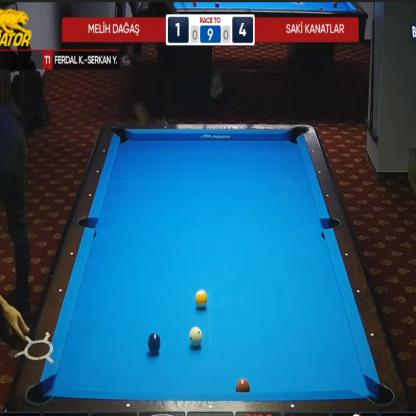
#> input picture proj/datasets/extra-1/Pool-Billiard-1/test/399_sct-mon1_170x250_850x560_png.rf.9acf12549b4d644028ea29785ecbe537.jpg, 416 x 416 px
$ python -i pre_processor.py   (imports and definitions only)
#> lines starting #> are read from the running program, lines starting #| are printed output that depends on the picture; after the words box and inside, x2 and y2 are one past the last pixel; in counts of white or black regions, pixels touching at a corner belong together
import os
import cv2
from pathlib import Path
from ultralytics import YOLO
import json
import numpy as np

SCRIPT_DIR = Path(__file__).resolve().parent
BASE_DIR = SCRIPT_DIR.parent

env_preprocessing = os.getenv("PRE_PROCESSING")
if env_preprocessing:
    PRE_PROCESSING = env_preprocessing.split(",")
else:
    PRE_PROCESSING = []

model_path = "../task_2.0/pool_table_detector_best.pt"
dataset_catalog = "../datasets/task2/parsed_dataset_catalog.json"
# [31 lines not run here, left out]


def get_table_reference_points(image_rgb):
    img_h, img_w = image_rgb.shape[:2]
#> img_h = 416; img_w = 416

    blurred = cv2.GaussianBlur(image_rgb, (7, 7), 0)
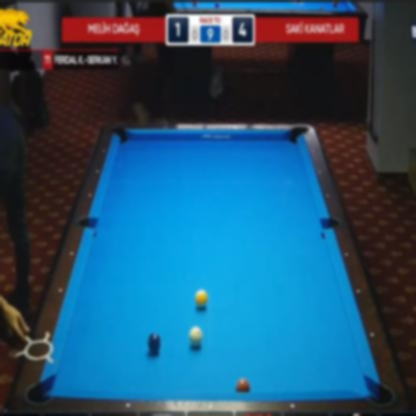
#> blurred: shape (416, 416, 3); mean R, G, B 37, 84.1, 111.7
    hsv = cv2.cvtColor(blurred, cv2.COLOR_RGB2HSV)
#> hsv: shape (416, 416, 3); mean H, S, V 78.1, 151.3, 122.8

    cx, cy = img_w // 2, img_h // 2
#> cx = 208; cy = 208

    # 1. DOMINANT COLOR SAMPLING (Histogram Approach)
    # Grab a large central chunk of the image (30% width and height)
    patch_h = int(img_h * 0.15)
#> patch_h = 62
    patch_w = int(img_w * 0.15)
#> patch_w = 62
    center_patch = hsv[cy - patch_h : cy + patch_h, cx - patch_w : cx + patch_w]
#> center_patch: shape (124, 124, 3); mean H, S, V 100.4, 246.7, 224.3

    # Filter out dark shadows or bright glares (Saturation > 30, Value > 30)
    # This ensures we are looking at actual colors, not white balls or black shadows.
    mask_valid_colors = (center_patch[:, :, 1] > 30) & (center_patch[:, :, 2] > 30)
#> mask_valid_colors: shape (124, 124) bool; every value is 1
    valid_pixels = center_patch[mask_valid_colors]

    # Fallback just in case the center is completely greyscale
    if len(valid_pixels) < 100:
        valid_pixels = center_patch.reshape(-1, 3)

    # Calculate a histogram of the HUE channel (0-179 in OpenCV)
    hue_hist, _ = np.histogram(valid_pixels[:, 0], bins=180, range=(0, 180))
#> hue_hist = 180 values, max 5500 at index 99, min 0 at index 0, mean 85.42

    # The absolute peak of the histogram is our dominant cloth color!
    peak_hue = int(np.argmax(hue_hist))
#> peak_hue = 99

    # Get the median saturation and value for pixels that match this dominant hue
    # (Handling wraparound isn't strictly necessary for green/blue tables, but good practice)
    cloth_pixels = valid_pixels[np.abs(valid_pixels[:, 0].astype(int) - peak_hue) <= 12]
    if len(cloth_pixels) > 0:
        s_med = int(np.median(cloth_pixels[:, 1]))
#> s_med = 247
        v_med = int(np.median(cloth_pixels[:, 2]))
#> v_med = 228
    else:
        s_med = int(np.median(valid_pixels[:, 1]))
        v_med = int(np.median(valid_pixels[:, 2]))

    # Create a tight boundary around the dominant cloth color
    lower_bound = (max(0, peak_hue - 12), max(30, s_med - 60), max(30, v_med - 60))
#> lower_bound = (87, 187, 168)
    upper_bound = (min(180, peak_hue + 12), 255, 255)
#> upper_bound = (111, 255, 255)

    raw_cloth_mask = cv2.inRange(hsv, lower_bound, upper_bound)
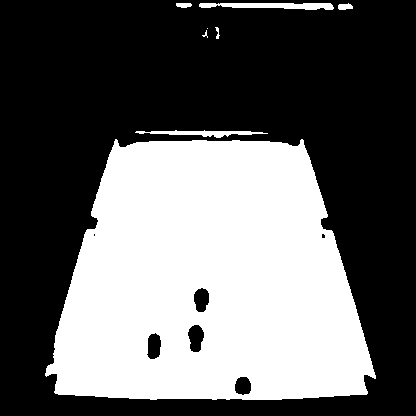
#> raw_cloth_mask: shape (416, 416); 39.5% white; 8 white regions (2 under 20 px)

    # 2. ISOLATE THE TRUE TABLE BLOB (With Center Verification)
    contours, _ = cv2.findContours(raw_cloth_mask, cv2.RETR_EXTERNAL, cv2.CHAIN_APPROX_SIMPLE)
#> contours = 8 contours, 3 with area under 20; largest, box (x1, y1, x2, y2) and area: (45, 139, 376, 400) 67605, (199, 3, 334, 10) 553, (135, 130, 268, 138) 350, (338, 3, 353, 10) 62, (176, 3, 192, 8) 50
    if not contours:
        return None

    # Check the top 3 largest blobs.
    largest_contours = sorted(contours, key=cv2.contourArea, reverse=True)[:3]
#> largest_contours = 3 contours; box (x1, y1, x2, y2) and area: (45, 139, 376, 400) 67605, (199, 3, 334, 10) 553, (135, 130, 268, 138) 350

    table_contour = None
    for contour in largest_contours:
        # Get the bounding box center of the contour
        x, y, w, h = cv2.boundingRect(contour)
        cnt_cx, cnt_cy = x + w//2, y + h//2

        # If the center of this blob is within the middle 50% of the image, it's our table
        if (img_w * 0.25 < cnt_cx < img_w * 0.75) and (img_h * 0.25 < cnt_cy < img_h * 0.75):
            table_contour = contour
            break
#> this loop made 1 pass
#> (x, y, w, h, cnt_cx, cnt_cy) on pass 1: (45, 139, 331, 261, 210, 269)

    # Fallback to the absolute largest if none meet the center criteria
    if table_contour is None:
        table_contour = largest_contours[0]

    # 3. Dilation (Fill Holes)
    working_mask = np.zeros((img_h, img_w), dtype=np.uint8)
    cv2.drawContours(working_mask, [table_contour], -1, 255, cv2.FILLED)
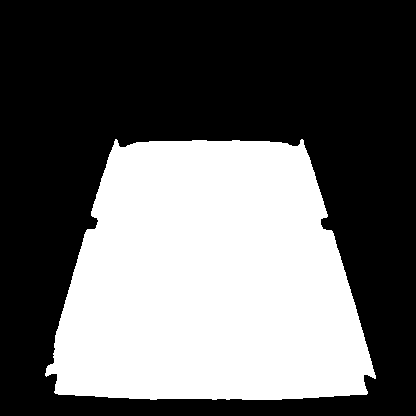
#> working_mask: shape (416, 416); 39.4% white; 1 white region, box (x1, y1, x2, y2) and area: (45, 139, 376, 400) 68139

    kernel_size = max(25, img_w // 50)
#> kernel_size = 25
    dilation_kernel = cv2.getStructuringElement(cv2.MORPH_ELLIPSE, (kernel_size*2+1, kernel_size*2+1))
    working_mask = cv2.dilate(working_mask, dilation_kernel, iterations=2)
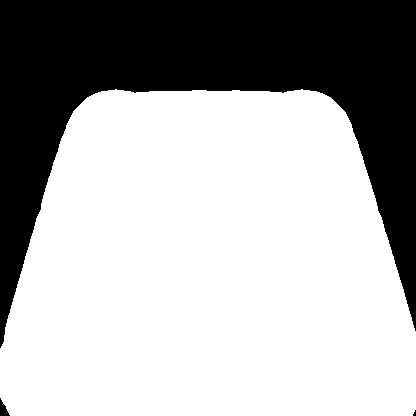
#> working_mask: shape (416, 416); 67.1% white; 3 black regions (1 under 20 px)

    # 4. Convex Hull (Straighten Edges)
    contours_dilated, _ = cv2.findContours(working_mask, cv2.RETR_EXTERNAL, cv2.CHAIN_APPROX_SIMPLE)
#> contours_dilated = 1 contour; box (x1, y1, x2, y2) and area: (0, 89, 416, 416) 115546
    if not contours_dilated:
        return None

    largest_dilated = max(contours_dilated, key=cv2.contourArea)
#> largest_dilated = contour of 377 points, box (x1, y1, x2, y2) (0, 89, 416, 416), area 115546
    hull = cv2.convexHull(largest_dilated)
#> hull = contour of 32 points, box (x1, y1, x2, y2) (0, 89, 416, 416), area 116232

    # Draw the hull onto a blank image canvas so OpenCV has pixels to manipulate
    hull_mask = np.zeros((img_h, img_w), dtype=np.uint8)
    cv2.drawContours(hull_mask, [hull], -1, 255, cv2.FILLED)
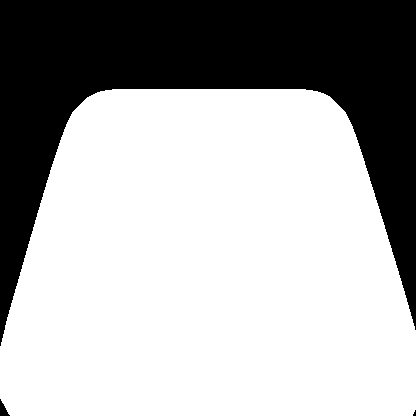
#> hull_mask: shape (416, 416); 67.5% white; 3 black regions (1 under 20 px), largest, box (x1, y1, x2, y2) and area: (0, 0, 416, 346) 56080, (0, 399, 10, 416) 88

    # 5a. ERODE (Trim and sharpen the edges)
    # Using your original 2% erosion logic to clean the boundary
    erosion_padding = max(4, int(min(img_h, img_w) * 0.020))
#> erosion_padding = 8
    erosion_kernel = cv2.getStructuringElement(cv2.MORPH_ELLIPSE, (erosion_padding*2+1, erosion_padding*2+1))
    eroded_mask = cv2.erode(hull_mask, erosion_kernel, iterations=2)
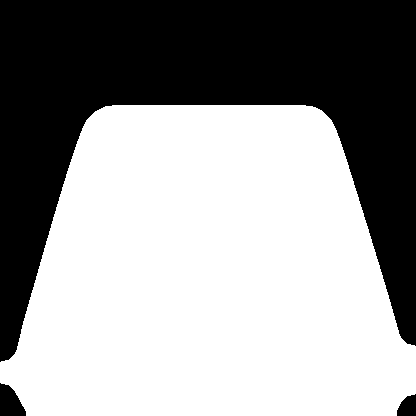
#> eroded_mask: shape (416, 416); 59.9% white; 3 black regions, box (x1, y1, x2, y2) and area: (0, 0, 416, 362) 68474, (0, 383, 26, 416) 605, (397, 394, 416, 416) 321

    # 5b. EXPAND 5% TO ALL SIDES (Dilate)
    # Calculate a 5% margin
    padding_pixels = int(min(img_h, img_w) * 0.01)
#> padding_pixels = 4
    padding_kernel = cv2.getStructuringElement(cv2.MORPH_RECT, (padding_pixels*2+1, padding_pixels*2+1))

    # Dilate the *eroded* mask to push it outward
    expanded_mask = cv2.dilate(eroded_mask, padding_kernel, iterations=1)
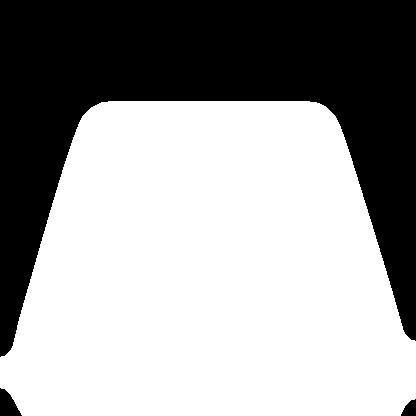
#> expanded_mask: shape (416, 416); 62.2% white; 3 black regions

    # Dilation rounds the corners. We run one final Convex Hull to
    # snap those expanded edges back into sharp, straight lines.
    expanded_contours, _ = cv2.findContours(expanded_mask, cv2.RETR_EXTERNAL, cv2.CHAIN_APPROX_SIMPLE)
#> expanded_contours = 1 contour; box (x1, y1, x2, y2) and area: (0, 101, 416, 416) 107046
    final_padded_hull = cv2.convexHull(max(expanded_contours, key=cv2.contourArea))
#> final_padded_hull = contour of 22 points, box (x1, y1, x2, y2) (0, 101, 416, 416), area 108725

    # 6. GET REFERENCE POINTS
    return final_padded_hull.squeeze()


# [56 lines not run here, left out]

>>> import cv2
>>> picture = cv2.cvtColor(cv2.imread('../datasets/extra-1/Pool-Billiard-1/test/399_sct-mon1_170x250_850x560_png.rf.9acf12549b4d644028ea29785ecbe537.jpg'), cv2.COLOR_BGR2RGB)
>>> result = get_table_reference_points(picture)
#> result = 22 rows, first 8: [309, 101], [316, 102], [319, 103], [325, 106], [335, 116], [340, 126], [343, 134], [415, 341]

$ run again, on proj/datasets/extra-1/Pool-Billiard-1/train/193_sct-mon1_170x250_850x560_png.rf.3d6ab25d61160f6b76c563ab405e85bb.jpg
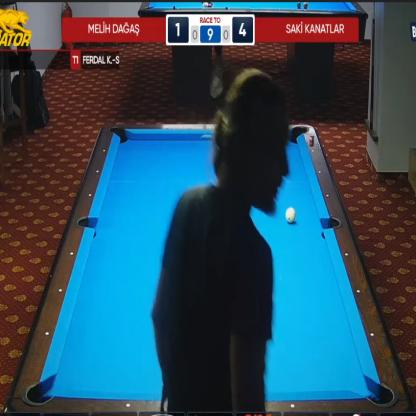
#> input picture proj/datasets/extra-1/Pool-Billiard-1/train/193_sct-mon1_170x250_850x560_png.rf.3d6ab25d61160f6b76c563ab405e85bb.jpg, 416 x 416 px
#> hsv: shape (416, 416, 3); mean H, S, V 71.9, 138.6, 109.7
#> center_patch: shape (124, 124, 3); mean H, S, V 104.9, 148.4, 102.8
#> in get_table_reference_points, `mask_valid_colors = (center_patch[:, :, 1] > 30) & (center_patch[:, :,..`:
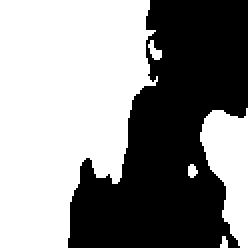
#> mask_valid_colors: shape (124, 124) bool (shown 2 times larger); 55.2% white; 1 black region, box (x1, y1, x2, y2) and area: (34, 0, 124, 124) 6884
#> hue_hist = 180 values, max 1360 at index 99, min 0 at index 0, mean 47.18
#> peak_hue = 99
#> s_med = 248
#> v_med = 228
#> lower_bound = (87, 188, 168)
#> upper_bound = (111, 255, 255)
#> raw_cloth_mask: shape (416, 416); 25.7% white; 11 white regions (4 under 20 px)
#> contours = 11 contours, 6 with area under 20; largest, box (x1, y1, x2, y2) and area: (43, 130, 215, 400) 24950, (251, 136, 378, 400) 17921, (215, 3, 298, 9) 306, (308, 3, 354, 11) 274, (151, 3, 201, 9) 178
#> largest_contours = 3 contours; box (x1, y1, x2, y2) and area: (43, 130, 215, 400) 24950, (251, 136, 378, 400) 17921, (215, 3, 298, 9) 306
#> the loop in get_table_reference_points, `for contour in largest_contours:` made 1 pass
#> (x, y, w, h, cnt_cx, cnt_cy) on pass 1: (43, 130, 172, 270, 129, 265)
#> contours_dilated = 1 contour; box (x1, y1, x2, y2) and area: (0, 80, 265, 416) 65916
#> largest_dilated = contour of 328 points, box (x1, y1, x2, y2) (0, 80, 265, 416), area 65916
#> hull = contour of 30 points, box (x1, y1, x2, y2) (0, 80, 265, 416), area 70460
#> hull_mask: shape (416, 416); 41% white; 1 white region, box (x1, y1, x2, y2) and area: (0, 80, 265, 416) 70961
#> eroded_mask: shape (416, 416); 33.8% white; 1 white region, box (x1, y1, x2, y2) and area: (0, 96, 249, 416) 58454
#> in get_table_reference_points, `expanded_mask = cv2.dilate(eroded_mask, padding_kernel, iterations=1)`:
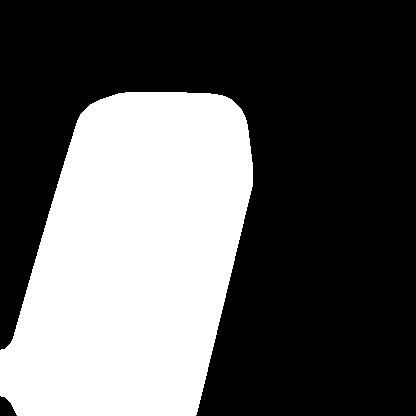
#> expanded_mask: shape (416, 416); 35.9% white; 1 white region
#> expanded_contours = 1 contour; box (x1, y1, x2, y2) and area: (0, 92, 253, 416) 61695
#> final_padded_hull = contour of 27 points, box (x1, y1, x2, y2) (0, 92, 253, 416), area 62826
#> result = 27 pairs, first value 0 to 252, second value 92 to 415
